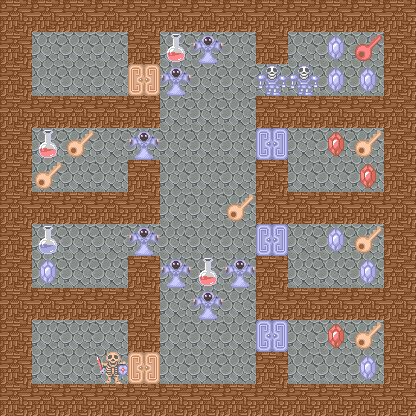

The image is a tile-based game level rendered from a .tmx file. Its description and complete source (layers, tilesets, objects, tile grids) follow:
An orthogonal 13x13 tile map with 32x32 px tiles, 5 tile layers (floor, wall, enemy, door, ...), 4 tilesets and 2 objects (2x teleport).

<map version="1.0" tiledversion="1.1.5" orientation="orthogonal" renderorder="right-down" width="13" height="13" tilewidth="32" tileheight="32" infinite="0" nextobjectid="3">
 <tileset firstgid="1" source="terrain.tsx" />
 <tileset firstgid="3" source="enemy.tsx" />
 <tileset firstgid="259" source="door.tsx" />
 <tileset firstgid="275" source="item.tsx" />
 <layer name="floor" width="13" height="13">
  <data encoding="csv">
1,1,1,1,1,1,1,1,1,1,1,1,1,
1,1,1,1,1,1,1,1,1,1,1,1,1,
1,1,1,1,1,1,1,1,1,1,1,1,1,
1,1,1,1,1,1,1,1,1,1,1,1,1,
1,1,1,1,1,1,1,1,1,1,1,1,1,
1,1,1,1,1,1,1,1,1,1,1,1,1,
1,1,1,1,1,1,1,1,1,1,1,1,1,
1,1,1,1,1,1,1,1,1,1,1,1,1,
1,1,1,1,1,1,1,1,1,1,1,1,1,
1,1,1,1,1,1,1,1,1,1,1,1,1,
1,1,1,1,1,1,1,1,1,1,1,1,1,
1,1,1,1,1,1,1,1,1,1,1,1,1,
1,1,1,1,1,1,1,1,1,1,1,1,1
</data>
 </layer>
 <layer name="wall" width="13" height="13">
  <data encoding="csv">
2,2,2,2,2,2,2,2,2,2,2,2,2,
2,0,0,0,2,0,0,0,2,0,0,0,2,
2,0,0,0,0,0,0,0,0,0,0,0,2,
2,2,2,2,2,0,0,0,2,2,2,2,2,
2,0,0,0,0,0,0,0,0,0,0,0,2,
2,0,0,0,2,0,0,0,2,0,0,0,2,
2,2,2,2,2,0,0,0,2,2,2,2,2,
2,0,0,0,0,0,0,0,0,0,0,0,2,
2,0,0,0,2,0,0,0,2,0,0,0,2,
2,2,2,2,2,0,0,0,2,2,2,2,2,
2,0,0,0,2,0,0,0,0,0,0,0,2,
2,0,0,0,0,0,0,0,2,0,0,0,2,
2,2,2,2,2,2,2,2,2,2,2,2,2
</data>
 </layer>
 <layer name="enemy" width="13" height="13">
  <data encoding="csv">
0,0,0,0,0,0,0,0,0,0,0,0,0,
0,0,0,0,0,0,51,0,0,0,0,0,0,
0,0,0,0,0,51,0,0,15,15,0,0,0,
0,0,0,0,0,0,0,0,0,0,0,0,0,
0,0,0,0,51,0,0,0,0,0,0,0,0,
0,0,0,0,0,0,0,0,0,0,0,0,0,
0,0,0,0,0,0,0,0,0,0,0,0,0,
0,0,0,0,51,0,0,0,0,0,0,0,0,
0,0,0,0,0,51,0,51,0,0,0,0,0,
0,0,0,0,0,0,51,0,0,0,0,0,0,
0,0,0,0,0,0,0,0,0,0,0,0,0,
0,0,0,11,0,0,0,0,0,0,0,0,0,
0,0,0,0,0,0,0,0,0,0,0,0,0
</data>
 </layer>
 <layer name="door" width="13" height="13">
  <data encoding="csv">
0,0,0,0,0,0,0,0,0,0,0,0,0,
0,0,0,0,0,0,0,0,0,0,0,0,0,
0,0,0,0,259,0,0,0,0,0,0,0,0,
0,0,0,0,0,0,0,0,0,0,0,0,0,
0,0,0,0,0,0,0,0,260,0,0,0,0,
0,0,0,0,0,0,0,0,0,0,0,0,0,
0,0,0,0,0,0,0,0,0,0,0,0,0,
0,0,0,0,0,0,0,0,260,0,0,0,0,
0,0,0,0,0,0,0,0,0,0,0,0,0,
0,0,0,0,0,0,0,0,0,0,0,0,0,
0,0,0,0,0,0,0,0,260,0,0,0,0,
0,0,0,0,259,0,0,0,0,0,0,0,0,
0,0,0,0,0,0,0,0,0,0,0,0,0
</data>
 </layer>
 <layer name="item" width="13" height="13">
  <data encoding="csv">
0,0,0,0,0,0,0,0,0,0,0,0,0,
0,0,0,0,0,279,0,0,0,0,276,293,0,
0,0,0,0,0,0,0,0,0,0,276,276,0,
0,0,0,0,0,0,0,0,0,0,0,0,0,
0,279,291,0,0,0,0,0,0,0,275,291,0,
0,291,0,0,0,0,0,0,0,0,0,275,0,
0,0,0,0,0,0,0,291,0,0,0,0,0,
0,280,0,0,0,0,0,0,0,0,276,291,0,
0,276,0,0,0,0,279,0,0,0,0,276,0,
0,0,0,0,0,0,0,0,0,0,0,0,0,
0,0,0,0,0,0,0,0,0,0,275,291,0,
0,0,0,0,0,0,0,0,0,0,0,276,0,
0,0,0,0,0,0,0,0,0,0,0,0,0
</data>
 </layer>
 <objectgroup name="object">
  <object id="1" type="teleport" x="32" y="352" width="32" height="32">
   <properties>
    <property name="heroTileCoordX" type="int" value="2" />
    <property name="heroTileCoordY" type="int" value="11" />
    <property name="image" value="down_floor.png" />
    <property name="targetMap" value="3" />
   </properties>
  </object>
  <object id="2" type="teleport" x="32" y="32" width="32" height="32">
   <properties>
    <property name="heroTileCoordX" type="int" value="2" />
    <property name="heroTileCoordY" type="int" value="1" />
    <property name="image" value="up_floor.png" />
    <property name="targetMap" value="5" />
   </properties>
  </object>
 </objectgroup>
</map>
